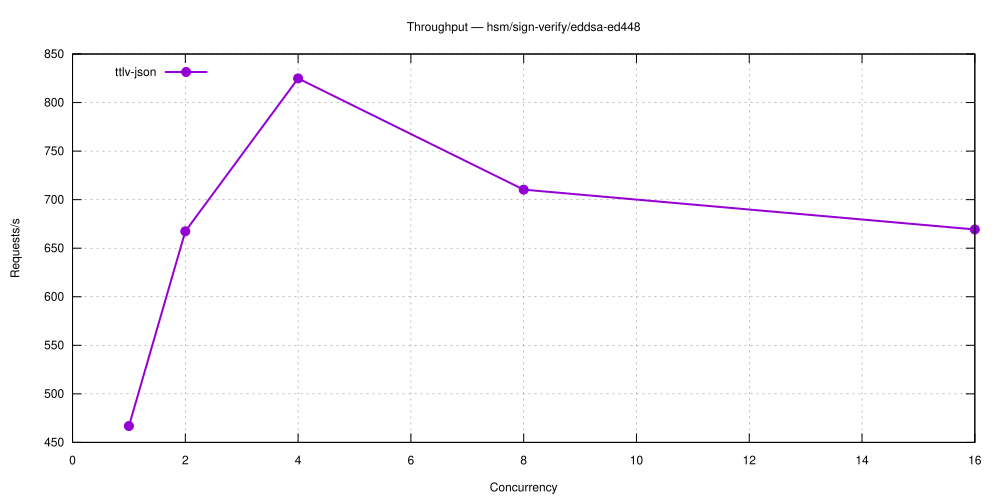

Write the gnuplot code that produced this figure.
set terminal svg size 1000,500 enhanced font 'Helvetica,12'
set output 'hsm_sign-verify_eddsa-ed448.svg'
set title 'Throughput — hsm/sign-verify/eddsa-ed448'
set grid
set xlabel 'Concurrency'
set ylabel 'Requests/s'
set key top left
plot 'hsm_sign-verify_eddsa-ed448-5.27.0-ttlv-json.dat' using 1:2 with linespoints lw 2 pt 7 title 'ttlv-json'
